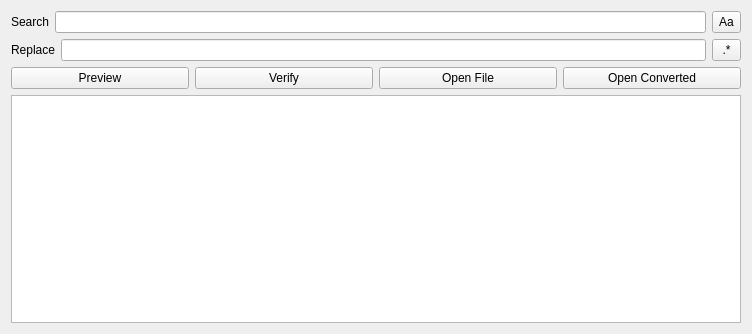
<?xml version="1.0" encoding="UTF-8"?>
<ui version="4.0">
 <class>FindAndReplace</class>
 <widget class="QWidget" name="FindAndReplace">
  <property name="geometry">
   <rect>
    <x>0</x>
    <y>0</y>
    <width>752</width>
    <height>334</height>
   </rect>
  </property>
  <property name="windowTitle">
   <string>Find and Replace</string>
  </property>
  <layout class="QVBoxLayout" name="verticalLayout_2">
   <item>
    <layout class="QHBoxLayout" name="horizontalLayout_4">
     <item>
      <layout class="QVBoxLayout" name="verticalLayout_3">
       <item>
        <layout class="QHBoxLayout" name="horizontalLayout">
         <item>
          <widget class="QLabel" name="search_label">
           <property name="text">
            <string>Search</string>
           </property>
          </widget>
         </item>
         <item>
          <widget class="QLineEdit" name="search_edit"/>
         </item>
        </layout>
       </item>
       <item>
        <layout class="QHBoxLayout" name="horizontalLayout_2">
         <item>
          <widget class="QLabel" name="replace_label">
           <property name="text">
            <string>Replace</string>
           </property>
          </widget>
         </item>
         <item>
          <widget class="QLineEdit" name="replace_edit"/>
         </item>
        </layout>
       </item>
      </layout>
     </item>
     <item>
      <layout class="QVBoxLayout" name="verticalLayout_4">
       <item>
        <widget class="QToolButton" name="case_button">
         <property name="sizePolicy">
          <sizepolicy hsizetype="Maximum" vsizetype="Preferred">
           <horstretch>0</horstretch>
           <verstretch>0</verstretch>
          </sizepolicy>
         </property>
         <property name="maximumSize">
          <size>
           <width>50</width>
           <height>16777215</height>
          </size>
         </property>
         <property name="toolTip">
          <string>Match Case</string>
         </property>
         <property name="text">
          <string>Aa</string>
         </property>
         <property name="checkable">
          <bool>true</bool>
         </property>
        </widget>
       </item>
       <item>
        <widget class="QToolButton" name="regex_button">
         <property name="sizePolicy">
          <sizepolicy hsizetype="Maximum" vsizetype="Preferred">
           <horstretch>0</horstretch>
           <verstretch>0</verstretch>
          </sizepolicy>
         </property>
         <property name="maximumSize">
          <size>
           <width>50</width>
           <height>16777215</height>
          </size>
         </property>
         <property name="toolTip">
          <string>Use Regular Expressions</string>
         </property>
         <property name="text">
          <string>.*</string>
         </property>
         <property name="checkable">
          <bool>true</bool>
         </property>
         <property name="checked">
          <bool>false</bool>
         </property>
        </widget>
       </item>
      </layout>
     </item>
    </layout>
   </item>
   <item>
    <layout class="QHBoxLayout" name="horizontalLayout_3">
     <item>
      <widget class="QPushButton" name="preview_button">
       <property name="text">
        <string>Preview</string>
       </property>
      </widget>
     </item>
     <item>
      <widget class="QPushButton" name="verify_button">
       <property name="text">
        <string>Verify</string>
       </property>
      </widget>
     </item>
     <item>
      <widget class="QPushButton" name="open_file_button">
       <property name="text">
        <string>Open File</string>
       </property>
      </widget>
     </item>
     <item>
      <widget class="QPushButton" name="open_converted_button">
       <property name="text">
        <string>Open Converted</string>
       </property>
      </widget>
     </item>
    </layout>
   </item>
   <item>
    <widget class="QListWidget" name="change_list">
     <property name="sizeAdjustPolicy">
      <enum>QAbstractScrollArea::AdjustToContents</enum>
     </property>
     <property name="resizeMode">
      <enum>QListView::Adjust</enum>
     </property>
    </widget>
   </item>
  </layout>
 </widget>
 <resources/>
 <connections/>
</ui>
